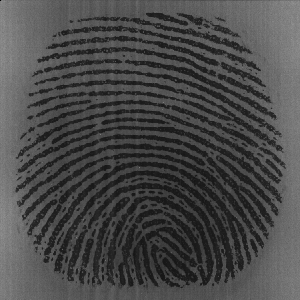
%> input picture lab_1/images/DB3_102_6.tif, 300 x 300 px
$ octave binarize_steps_histogram.m   (GNU Octave 9; MATLAB toolbox functions it lacks are replaced by stand-ins)
%> lines starting %> are read from the running program, lines starting %| are printed output that depends on the picture; in (x1, y1, x2, y2) boxes, pixels count from 0 and x2, y2 are one past the last pixel; in counts of white or black regions, pixels touching at a corner belong together; the program's own positions count from 1
clear all

A = imread('images/DB3_102_6.tif');
%> A is the input picture: size 300x300 uint8; min 1, max 148, mean 73.2

filter = fspecial('average', 3);
A_filtered = imfilter(A,filter,'replicate');

level = graythresh(A);
%> level = 0.267
A_histeq = histeq(A_filtered);
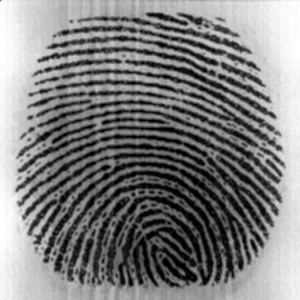
%> A_histeq: size 300x300 uint8; min 0, max 255, mean 126.8
binary = imbinarize(A_filtered,'adaptive','ForegroundPolarity','dark');
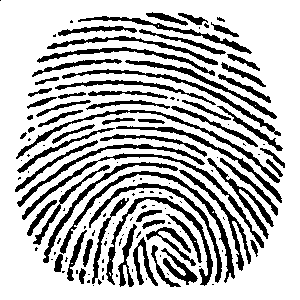
%> binary: size 300x300 logical; 73.3% white; 138 black regions (73 under 20 px), largest, box (x1, y1, x2, y2) and area: (60, 171, 235, 283) 1247, (22, 153, 264, 248) 1145, (16, 110, 280, 183) 1055
binary = imcomplement(binary);
binary_from_histeq = imbinarize(A_histeq, 'adaptive');
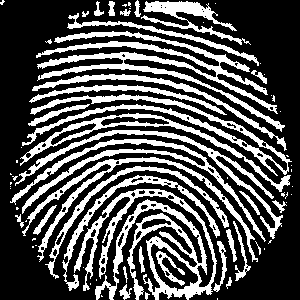
%> binary_from_histeq: size 300x300 logical; 32.4% white; 74 white regions (40 under 20 px), largest, box (x1, y1, x2, y2) and area: (74, 189, 217, 300) 5155, (36, 31, 285, 132) 4410, (22, 94, 292, 176) 2616

fig = figure()
subplot(2,3,1);
imshow(A);
title("original image")

subplot(2,3,2);
imshow(A_filtered);
title("lowpass filter")

subplot(2,3,3);
imshow(A_histeq);
title("histogram equalization")

subplot(2,3,4);
imshow(binary);
title("binarized")

thined = bwmorph(binary, 'thin', Inf);
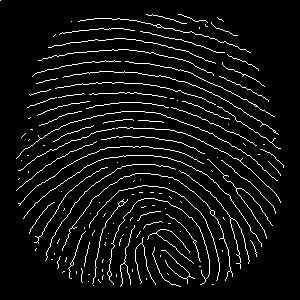
%> thined: size 300x300 logical; 6.3% white in thin lines or dots
thined = bwmorph(thined, 'spur');
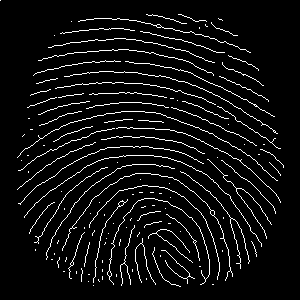
%> thined: size 300x300 logical; 6.2% white in thin lines or dots
thined = bwmorph(thined, 'clean');
%> thined: size 300x300 logical; 6.2% white in thin lines or dots, all inside (x1, y1, x2, y2) = (17, 14, 284, 287)

thined_from_histeq = bwmorph(binary_from_histeq, 'thin', Inf);
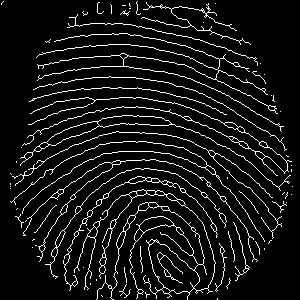
%> thined_from_histeq: size 300x300 logical; 8.1% white in thin lines or dots
thined_from_histeq = bwmorph(binary_from_histeq, 'clean');
thined_from_histeq = bwmorph(binary_from_histeq, 'spur');
%> thined_from_histeq: size 300x300 logical; 32.3% white; 74 white regions (40 under 20 px), largest, box (x1, y1, x2, y2) and area: (74, 189, 217, 300) 5154, (36, 31, 285, 132) 4409, (22, 94, 292, 176) 2616

subplot(2,3,5);
imshow(thined);
title("cleaned")

subplot(2,3,6);
imshow(thined_from_histeq);
title("cleaned from histeq")
saveas(fig, 'output/hist_eq_comparison', 'eps')

$ run again, with lab_1/images/DB1_102_2.tif copied over lab_1/images/DB3_102_6.tif
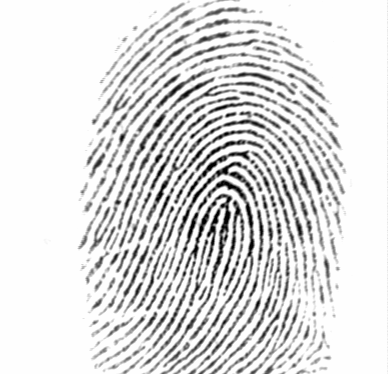
%> input picture lab_1/images/DB1_102_2.tif, 388 x 374 px
%> A is the input picture: size 374x388 uint8; min 1, max 254, mean 222
%> level = 0.706
%> `binary = imbinarize(A_filtered,'adaptive','ForegroundPolarity','dark');`:
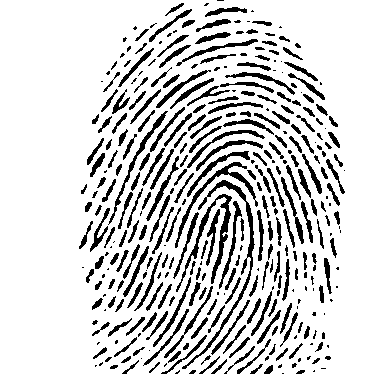
%> binary: size 374x388 logical; 83.3% white; 354 black regions (115 under 20 px), largest, box (x1, y1, x2, y2) and area: (182, 180, 255, 369) 944, (176, 194, 232, 292) 828, (175, 162, 258, 248) 641
%> binary_from_histeq: size 374x388 logical; 28.2% white; 82 white regions (52 under 20 px), largest, box (x1, y1, x2, y2) and area: (67, 0, 360, 374) 27039, (371, 0, 386, 374) 5251, (116, 125, 325, 304) 1274
%> `thined_from_histeq = bwmorph(binary_from_histeq, 'thin', Inf);`:
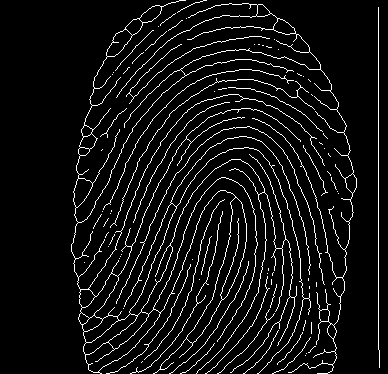
%> thined_from_histeq: size 374x388 logical; 6.7% white in thin lines or dots, all inside (x1, y1, x2, y2) = (71, 0, 380, 374)

$ run again, with lab_1/images/DB1_102_6.tif copied over lab_1/images/DB3_102_6.tif
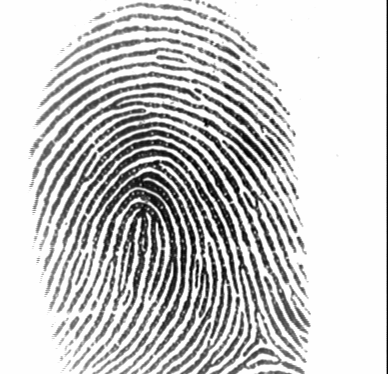
%> input picture lab_1/images/DB1_102_6.tif, 388 x 374 px
%> A is the input picture: size 374x388 uint8; min 1, max 254, mean 201.3
%> level = 0.659
%> `binary = imbinarize(A_filtered,'adaptive','ForegroundPolarity','dark');`:
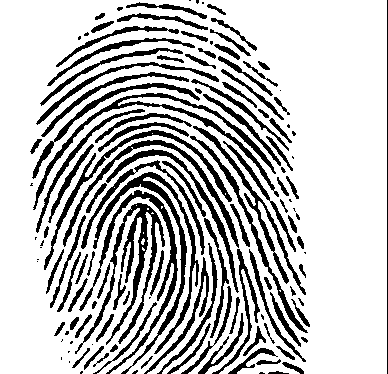
%> binary: size 374x388 logical; 75.9% white; 134 black regions (35 under 20 px), largest, box (x1, y1, x2, y2) and area: (75, 203, 165, 354) 2428, (93, 172, 199, 374) 2420, (33, 93, 279, 210) 2112
%> binary_from_histeq: size 374x388 logical; 30.7% white; 74 white regions (46 under 20 px), largest, box (x1, y1, x2, y2) and area: (17, 0, 301, 374) 16734, (368, 0, 385, 374) 6358, (143, 0, 324, 374) 5757
%> `thined_from_histeq = bwmorph(binary_from_histeq, 'thin', Inf);`:
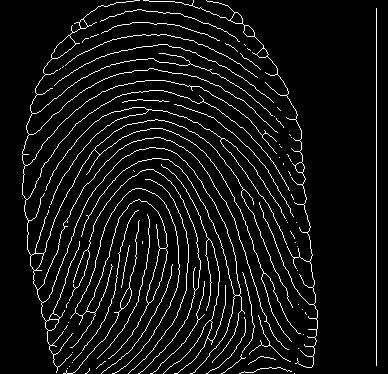
%> thined_from_histeq: size 374x388 logical; 6.6% white in thin lines or dots

$ run again, with lab_1/images/DB2_103_1.tif copied over lab_1/images/DB3_102_6.tif
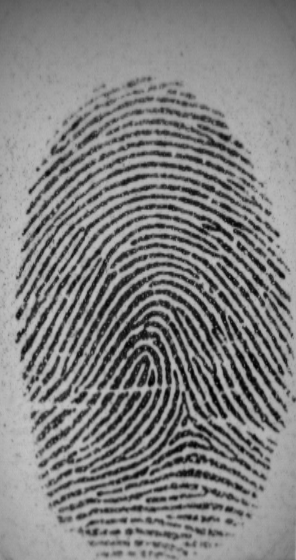
%> input picture lab_1/images/DB2_103_1.tif, 296 x 560 px
%> A is the input picture: size 560x296 uint8; min 0, max 196, mean 128.9
%> level = 0.431
%> `binary = imbinarize(A_filtered,'adaptive','ForegroundPolarity','dark');`:
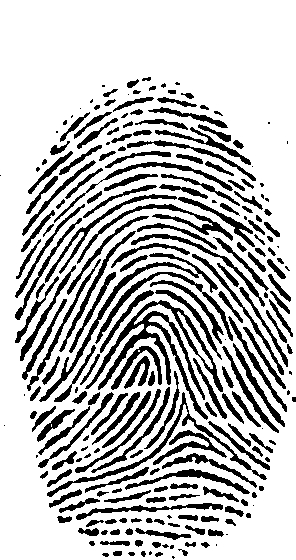
%> binary: size 560x296 logical; 75.5% white; 236 black regions (47 under 20 px), largest, box (x1, y1, x2, y2) and area: (85, 300, 223, 420) 2984, (39, 253, 218, 402) 1349, (47, 392, 267, 497) 1175
%> binary_from_histeq: size 560x296 logical; 31.3% white; 53 white regions (29 under 20 px), largest, box (x1, y1, x2, y2) and area: (5, 55, 296, 560) 44044, (29, 145, 250, 233) 1970, (136, 239, 296, 394) 1447
%> `thined_from_histeq = bwmorph(binary_from_histeq, 'thin', Inf);`:
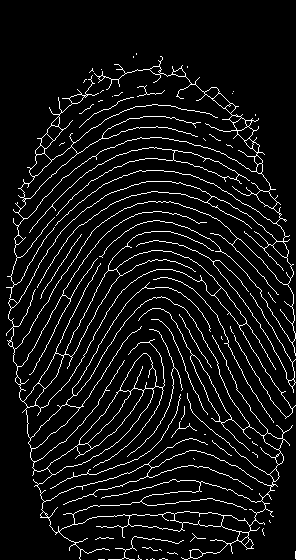
%> thined_from_histeq: size 560x296 logical; 7% white in thin lines or dots, all inside (x1, y1, x2, y2) = (6, 53, 296, 560)
